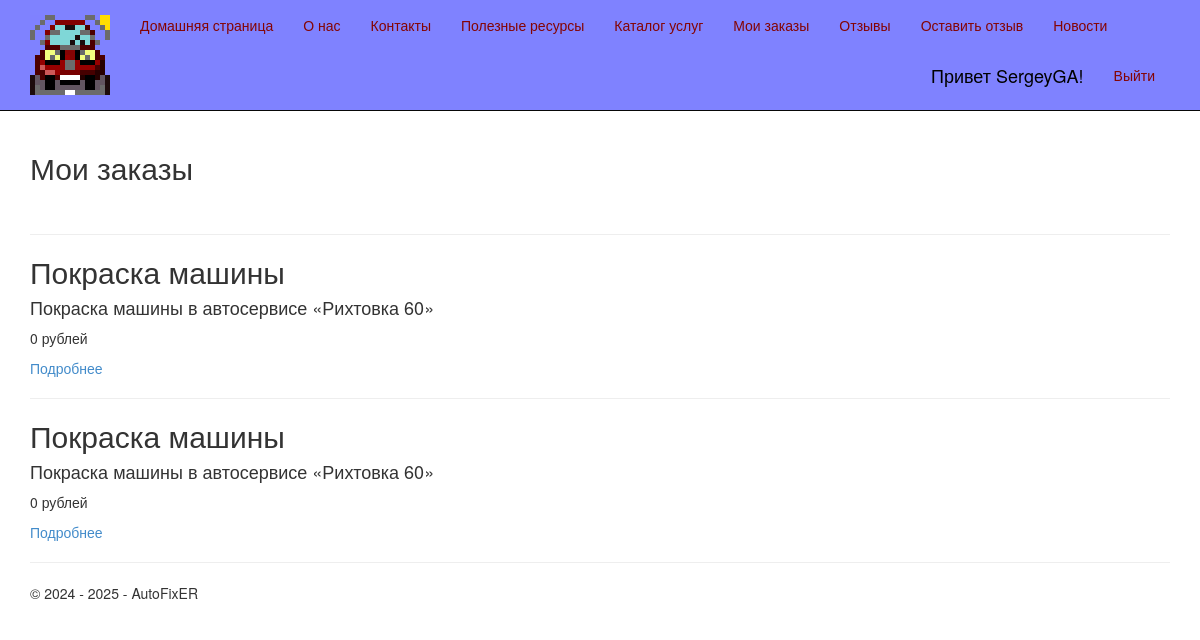
The page /basket/ (signed in) on the database its author committed.
### app/models.py (models this page shows, shortened)
class Order(models.Model):
    service = models.ForeignKey(Service, null=True, blank=True, on_delete = models.SET_NULL, verbose_name = "Услуга")
    customer = models.ForeignKey(User, null=True, blank=True, on_delete = models.SET_NULL, verbose_name = "Покупатель")
    confrim = models.BooleanField(default=False, verbose_name="Подтвержден")
    ordered = models.DateTimeField(default=datetime.now(), db_index=True, verbose_name="Заказан")
    price = models.IntegerField(default=0, verbose_name="Цена")
    completed = models.BooleanField(default=False, verbose_name="Завершен")
    class Meta:
        db_table = "Orders" # имя таблицы для модели
        ordering = ["-id"] # порядок сортировки данных в модели ("-" означает по убыванию)
        verbose_name = "заказ"
        verbose_name_plural = "заказы"

class Service(models.Model):
    title = models.CharField(max_length=100, verbose_name="Заголовок")
    description = models.TextField(verbose_name="Краткое содержание")
    content = models.TextField(verbose_name="Полное содержание")
    price = models.IntegerField(default=0, verbose_name="Цена")
    image = models.FileField(default='temp.jpg', verbose_name='Путь к картинке')
    category = models.CharField(default='', max_length=100, verbose_name="Категория")
    class Meta:
        db_table = "Services" # имя таблицы для модели
        ordering = ["-price"] # порядок сортировки данных в модели ("-" означает по убыванию)
        verbose_name = "услуга"
        verbose_name_plural = "услуги"

### app/views.py (the view)
# urls.py: path('basket/', views.basket, name='basket'),
def basket(request):
    orders = Order.objects.filter(customer=request.user)
    assert isinstance(request, HttpRequest)
    return render(
        request,
        'app/basket.html',
        {
            'title':'Мои заказы',
            'orders': orders,
            'year':datetime.now().year,
            }
        )

### app/templates/app/basket.html
{% extends "app/layout.html" %}
{% block content %}
<h2>{{ title }}</h2>
<br />
{% for order in orders %}
<hr />
<div class="">
    <h2> {{order.service.title}} </h2>
    <h4> {{order.service.description}} </h4>
    <p> {{order.price}} рублей</p>
    <p><a href="{% url 'orderpost' parametr=order.id %}"> Подробнее </a> </p>
</div>
{% endfor %}
{% endblock %}

### app/templates/app/loginpartial.html (shortened to what this page needs)
﻿{% if user.is_authenticated %}
<form id="logoutForm" action="/logout/" method="post" class="navbar-right">
    <ul class="nav navbar-nav navbar-right">
        <li><span class="navbar-brand">Привет {{ user.username }}!</span></li>
        <li><a href="javascript:document.getElementById('logoutForm').submit()">Выйти</a></li>
    </ul>
</form>
{% else %}
<ul class="nav navbar-nav navbar-right">
    <li><a href="{% url 'login' %}">Войти</a></li>
</ul>
{% endif %}

### app/static/app/content/site.css (style rules this page uses)
body { padding-top: 0px; padding-bottom: 20px; }

### rows shown on the page
Order: service "Покраска машины", service.description "Покраска машины в автосервисе «Рихтовка 60»", price "0"
Order: service "Покраска машины", service.description "Покраска машины в автосервисе «Рихтовка 60»", price "0"

### other values the page prints
{{ user.username }} "SergeyGA"
{{ title }} "Мои заказы"
